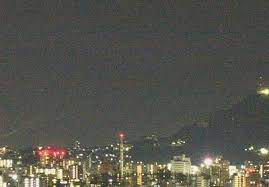
//> input picture images/morphological.jpeg, 269 x 187 px
$ ./dilation_erosion   (built with g++ and OpenCV 4)
//> lines starting //> are read from the running program, lines starting //| are printed output that depends on the picture
#include <iostream>
#include <opencv2/opencv.hpp>

int main(){
  std::string file_src = "/home/chikara/c++/opencv-4.5.5/OpenCV_Cppstudy/images/morphological.jpeg";
  cv::Mat image_src = cv::imread(file_src, 1);
//> image_src is the input picture: 187 rows x 269 cols, CV_8UC3; mean B, G, R 77.2, 84.4, 85.3
  cv::Mat image_dst, resize_src, resize_dst;

  if(!image_src.data){
    std::cout << "error" << std::endl;
    return 0;
  }

  cv::namedWindow("src", cv::WINDOW_NORMAL);
  cv::namedWindow("dst", cv::WINDOW_NORMAL);

  cv::Mat element4 = (cv::Mat_<uchar>(3,3) << 0, 1, 0, 1, 1, 1, 0, 1, 0);
  cv::Mat element8 = (cv::Mat_<uchar>(3,3) << 1, 1, 1, 1, 1, 1, 1, 1, 1);
  //cv::dilate(image_src, image_dst, element8, cv::Point(-1, -1), 1);
  cv::erode(image_src, image_dst, element4, cv::Point(-1, -1), 1);
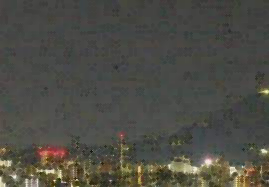
//> image_dst: 187 rows x 269 cols, CV_8UC3; mean B, G, R 69.2, 76.4, 77.1

  cv::resize(image_src, resize_src, cv::Size(), 2.0, 2.0);
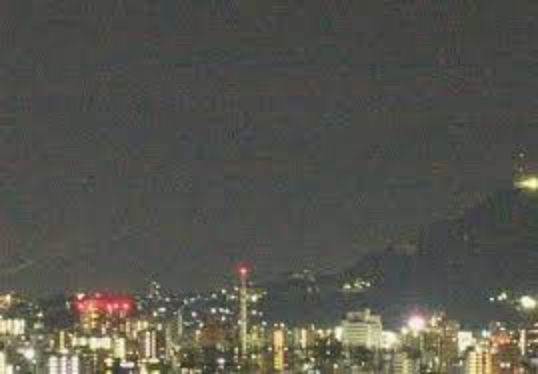
//> resize_src: 374 rows x 538 cols, CV_8UC3; mean B, G, R 77.2, 84.3, 85.2
  cv::resize(image_dst, resize_dst, cv::Size(), 2.0, 2.0);

  cv::imshow("src", resize_src);
  cv::imshow("dst", resize_dst);

  cv::waitKey(0);
  return 0;
}

$ run again, with images/glass.jpg copied over images/morphological.jpeg
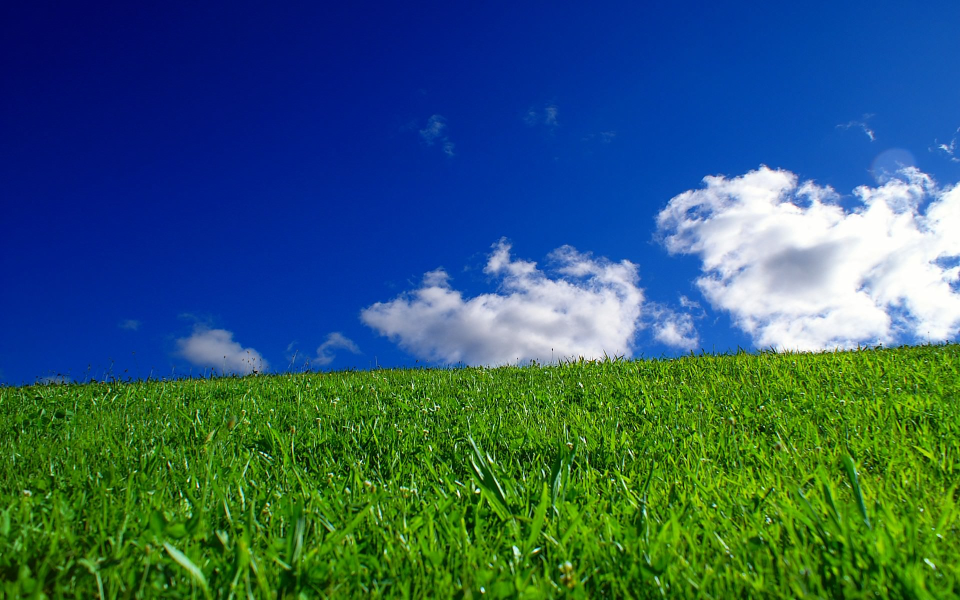
//> input picture images/glass.jpg, 1920 x 1200 px (shown at 1/2 size)
//> image_src is the input picture: 1200 rows x 1920 cols, CV_8UC3; mean B, G, R 106.1, 93.5, 49.5
//> `cv::erode(image_src, image_dst, element4, cv::Point(-1, -1), 1);`:
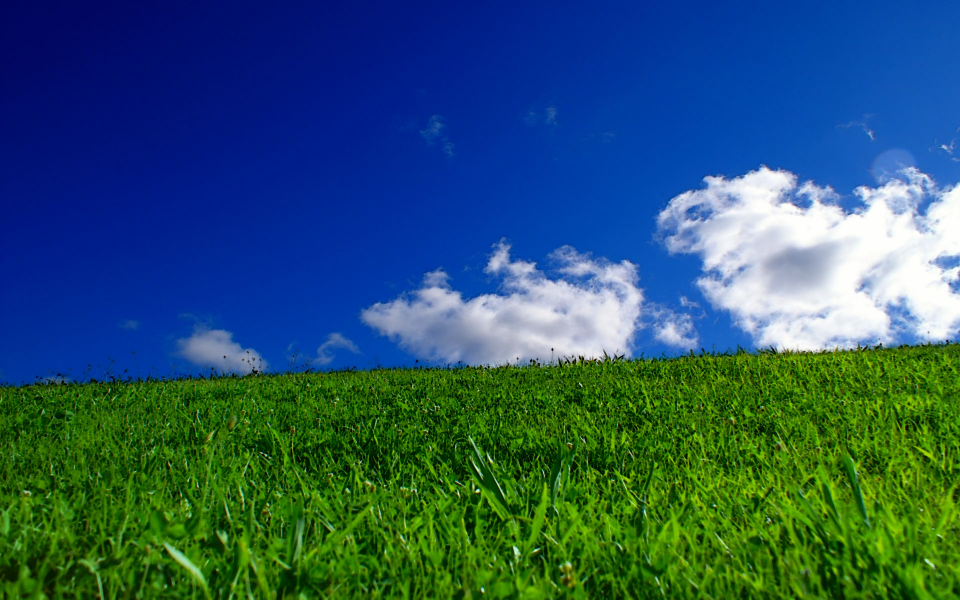
//> image_dst: 1200 rows x 1920 cols, CV_8UC3 (shown at 1/2 size); mean B, G, R 101.5, 86, 42.5
